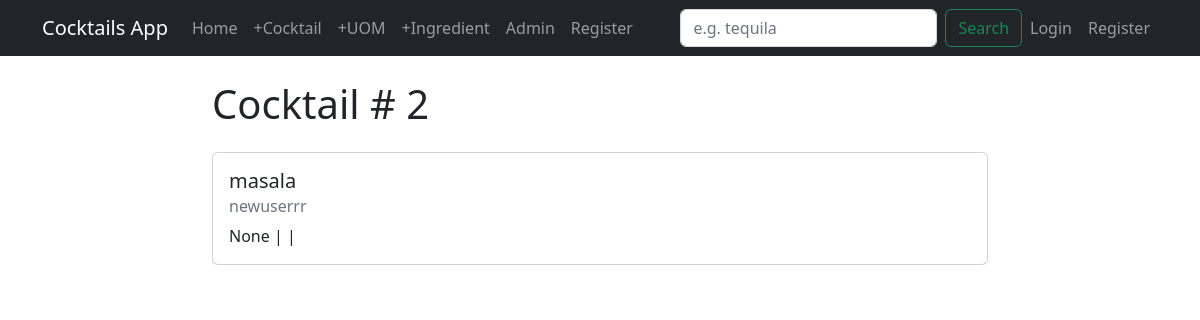
The app's page /cocktail/2 with its own data.
### cocktails/models.py (models this page shows, shortened)
class Cocktail(models.Model):
  name = models.CharField(max_length=100, unique=True)
  slug = models.SlugField(blank=True, null=True)
  notes = models.TextField(blank=True)
  uom = models.ForeignKey(UOM, on_delete=models.SET_NULL, blank=True, null=True)
  quantity = models.ForeignKey(Quantity, on_delete=models.SET_NULL, blank=True, null=True)
  ingredients = models.ForeignKey(Ingredient, on_delete=models.SET_NULL, blank=True, null=True)
  author = models.ForeignKey(User, on_delete=models.CASCADE)

### cocktails/views.py (the view)
# urls.py: path('cocktail/<int:pk>', views.CocktailDetailView.as_view(), name="cocktails-detail"),
class CocktailDetailView(DetailView):
  model = models.Cocktail

### cocktails/templates/cocktails/cocktail_detail.html (shortened to what this page needs)
{% extends "cocktails/base.html" %}
{% block content %}
<h1>Cocktail # {{object.id}}</h1>
<div class="card my-4">
  <div class="card-body">
    <h5 class="card-title">{{ object.name }}</h5>
    <h6 class="card-subtitle mb-2 text-muted">{{ object.author }}</h6>
    <p class="card-text"> {{object.ingredients}} | {{object.notes}} | {{object.alcohol_content}} </p>
  </div>
</div>
{% endblock content %}

### records on screen
Cocktail: id "2", name "masala", author "newuserrr", ingredients "None"
